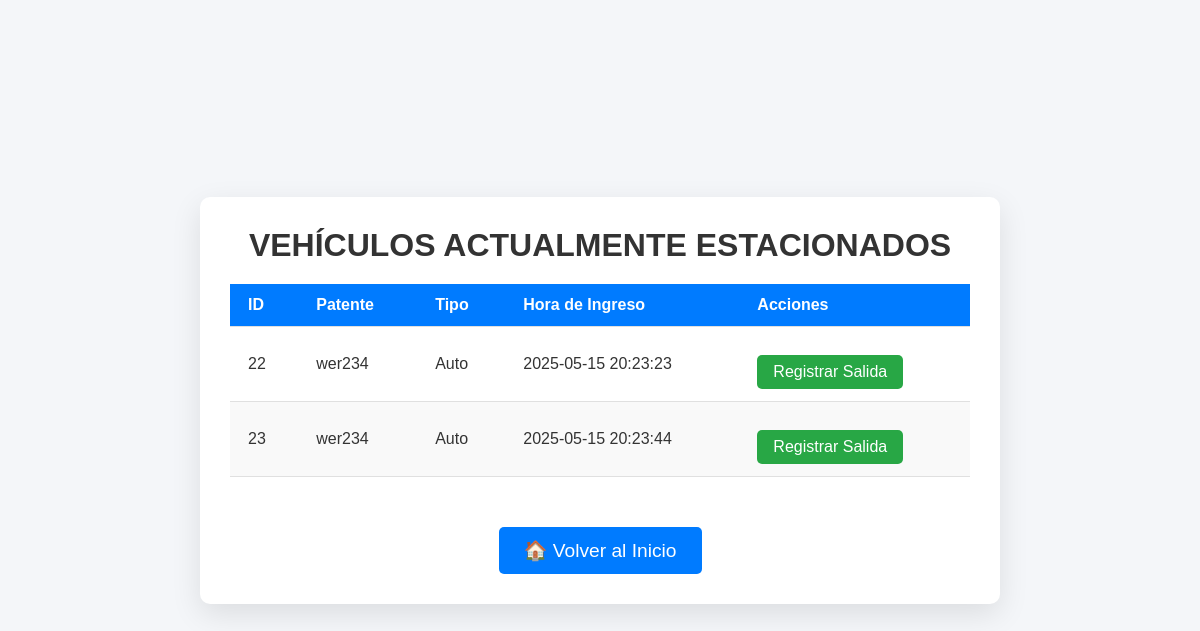
Page /lectura.php on the committed database.
### tables this page shows
CREATE TABLE `vehiculos` (
  `id` int(11) NOT NULL,
  `patente` varchar(10) NOT NULL,
  `tipo` varchar(50) NOT NULL,
  `hora_ingreso` datetime DEFAULT current_timestamp(),
  `hora_salida` datetime DEFAULT NULL
);

### lectura.php (the view, shortened to what this page needs)
<?php
$sql = "SELECT * FROM vehiculos WHERE hora_salida IS NULL";
$resultado = mysqli_query($con, $sql);
?>
<!DOCTYPE html>
<html lang="es">
<head>
    <link rel="stylesheet" href="style.css">
</head>
<body>
    <div class="container">
        <h2 class="title">Vehículos Actualmente Estacionados</h2>
        <div class="table-container">
            <table class="vehiculos-table">
                <thead>
                    <tr>
                        <th>ID</th>
                        <th>Patente</th>
                        <th>Tipo</th>
                        <th>Hora de Ingreso</th>
                        <th>Acciones</th>
                    </tr>
                </thead>
                <tbody>
                    <?php while($fila = mysqli_fetch_assoc($resultado)) { ?>
                    <tr>
                        <td><?php echo $fila['id']; ?></td>
                        <td><?php echo $fila['patente']; ?></td>
                        <td><?php echo $fila['tipo']; ?></td>
                        <td><?php echo $fila['hora_ingreso']; ?></td>
                        <td>
                            <a href="salida.php?id=<?php echo $fila['id']; ?>" class="button">
                                <button class="salida-button">Registrar Salida</button>
                            </a>
                        </td>
                    </tr>
                    <?php } ?>
                </tbody>
            </table>
        </div>
        <div class="back-container">
            <a href="inicio.php" class="button">
                <button class="back-button">🏠 Volver al Inicio</button>
            </a>
        </div>
    </div>
</body>
</html>

### style.css (style rules this page uses)
body { margin: 0; padding: 0; font-family: 'Segoe UI', Tahoma, Geneva, Verdana, sans-serif; background-color: #f4f4f4; color: #333; display: flex; justify-content: center; align-items: center; min-height: 100vh; text-align: center; }
.container { background: #fff; padding: 2rem; border-radius: 1rem; box-shadow: 0 0 20px rgba(0,0,0,0.05); max-width: 600px; width: 100%; }
h1, h2, h3 { color: #222; }
button, input[type="submit"] { background-color: #007BFF; border: none; color: white; padding: 0.6rem 1.2rem; margin-top: 1rem; border-radius: 0.5rem; cursor: pointer; font-size: 1rem; transition: background-color 0.3s; }
body { font-family: 'Arial', sans-serif; background-color: #f4f7fa; color: #333; margin: 0; padding: 0; }
.container { max-width: 500px; margin: 50px auto; padding: 20px; background-color: #fff; border-radius: 8px; box-shadow: 0 4px 10px rgba(0, 0, 0, 0.1); }
h2.title { text-align: center; font-size: 2rem; margin-bottom: 20px; color: #4CAF50; }
.back-button { display: inline-block; text-decoration: none; padding: 10px 20px; background-color: #f1f1f1; color: #4CAF50; border-radius: 4px; text-align: center; font-size: 1rem; margin-top: 20px; }
* { margin: 0; padding: 0; box-sizing: border-box; }
body { font-family: 'Arial', sans-serif; background-color: #f4f6f9; display: flex; justify-content: center; align-items: center; height: 100vh; }
.container { width: 100%; max-width: 800px; background-color: #fff; padding: 30px; border-radius: 10px; box-shadow: 0 10px 30px rgba(0, 0, 0, 0.1); text-align: center; }
h2.title { font-size: 2rem; color: #333; margin-bottom: 20px; font-weight: bold; text-transform: uppercase; }
.table-container { margin-top: 20px; }
table.vehiculos-table { width: 100%; border-collapse: collapse; border-radius: 8px; box-shadow: 0 5px 20px rgba(0, 0, 0, 0.1); }
table.vehiculos-table thead { background-color: #4CAF50; color: white; font-weight: bold; border-radius: 8px 8px 0 0; }
table.vehiculos-table th, table.vehiculos-table td { padding: 12px 18px; text-align: left; border-bottom: 1px solid #e0e0e0; }
table.vehiculos-table tr:nth-child(even) { background-color: #f9f9f9; }
table.vehiculos-table td { font-size: 1rem; transition: background-color 0.3s; }
.salida-button { background-color: #0056b3; color: white; border: none; padding: 10px 20px; cursor: pointer; border-radius: 5px; font-size: 1rem; transition: background-color 0.3s ease, transform 0.2s ease; }
.back-container { margin-top: 30px; }
.back-button { padding: 12px 25px; background-color: #4CAF50; color: white; border: none; border-radius: 5px; cursor: pointer; font-size: 1.1rem; transition: background-color 0.3s ease, transform 0.2s ease; }

### lectura.php (style rules this page uses)
.table-container { max-height: 400px; overflow-y: auto; margin-top: 20px; }
.vehiculos-table { width: 100%; border-collapse: collapse; background-color: #fff; }
.vehiculos-table th, .vehiculos-table td { padding: 12px; text-align: left; border-bottom: 1px solid #ddd; }
.vehiculos-table th { background-color: #007BFF; color: white; }
.vehiculos-table tr:nth-child(even) { background-color: #f2f2f2; }
.salida-button { background-color: #28a745; color: white; padding: 8px 16px; border: none; border-radius: 5px; cursor: pointer; font-size: 1rem; }
.back-button { padding: 12px 25px; background-color: #007BFF; color: white; font-size: 1.2rem; border-radius: 5px; cursor: pointer; transition: background-color 0.3s ease, transform 0.2s ease; }

### rows in the picture
vehiculos: id "22", patente "wer234", tipo "Auto", hora_ingreso "2025-05-15 20:23:23"
vehiculos: id "23", patente "wer234", tipo "Auto", hora_ingreso "2025-05-15 20:23:44"
